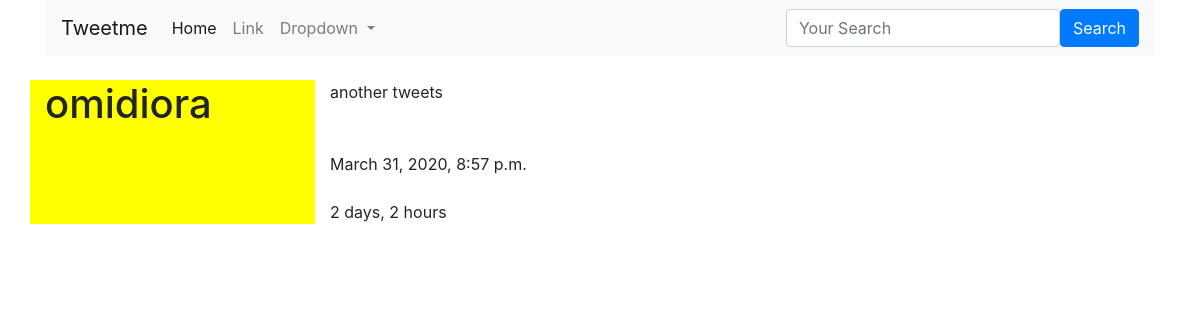
Before: /tweet/1 with the older database file.
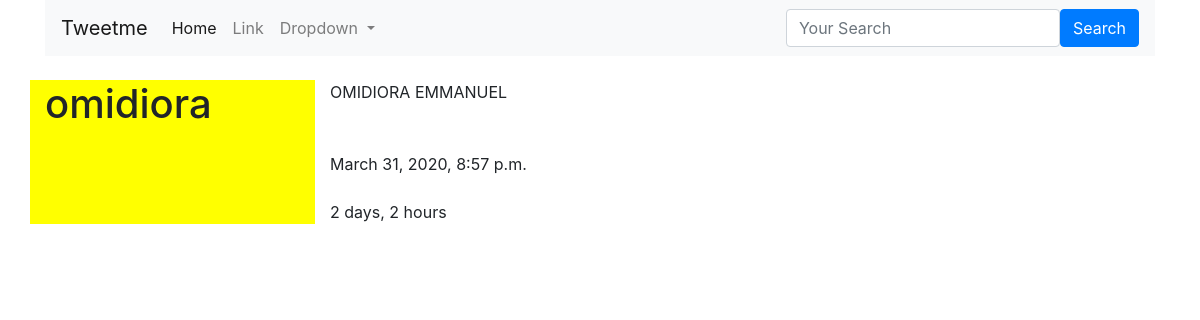
After: the same page with the newer database file.
### tweetme/models.py (models this page shows, shortened)
class Tweet(models.Model):
    user=models.ForeignKey(settings.AUTH_USER_MODEL,on_delete=models.CASCADE)
    content=models.CharField(max_length=140,validators=[validate_content])
    update=models.DateTimeField(auto_now_add=True)
    timestamp=models.DateTimeField(auto_now_add=True)

### tweetme/views.py (the view)
# urls.py: path('tweet/<int:pk>',views.TweetDetailView.as_view(),name='detail'),
class TweetDetailView(DetailView):
    queryset=Tweet.objects.all()

### tweetme/templates/tweetme/tweet_detail.html
{% extends 'base.html' %}
{% block content %}
<br>
<div class="row">
    <div class="col-sm-3" style="background-color: yellow;"><h1>{{object.user}}</h1></div>
    <div class="col-sm-9 col-xs-12">
{{object.content}}<br>
<br>
<br>
{{object.timestamp}}<br><br>
     {{object.timestamp|timesince}}
</div>
</div>
{%  endblock content %}

Changed rows visible on the page:
changed Tweet "omidiora": content "another tweets" → "OMIDIORA EMMANUEL"
